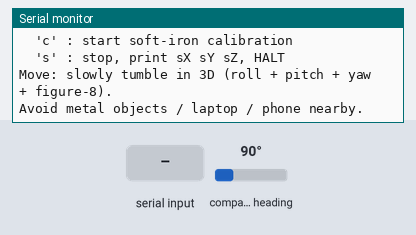
Recording of a sketch running on a simulated Arduino Nano 33 BLE. On the bench: the last lines printed to the serial monitor. The inputs (shaded band) are chosen by the test bench; at power-on: compass heading 90°.

Above: at 1.2 s.
1.3 s: "c" received over Serial
At 2.5 s:
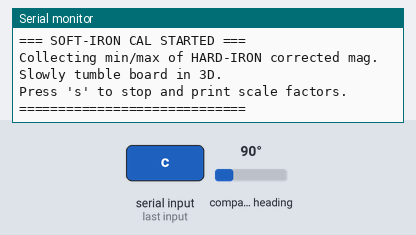
2.8 s: "s" received over Serial
At 3.8 s:
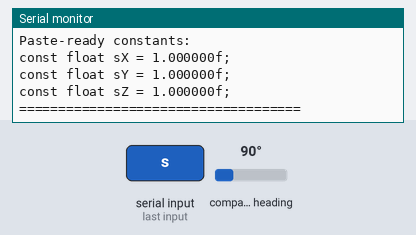

The sketch:

CalibratingMagSoftIron.ino
```cpp
#include <Arduino_LSM9DS1.h>

// ============================================================================
// SOFT-IRON (DIAGONAL) CALIBRATION ONLY
// ----------------------------------------------------------------------------
// Assumes you ALREADY have good hard-iron offsets (offX, offY, offZ).
// This sketch collects min/max of HARD-IRON CORRECTED magnetometer readings,
// then computes diagonal soft-iron scale factors (sX, sY, sZ).
//
// Correction model:
//   mx_hi = mx_raw - offX
//   my_hi = my_raw - offY
//   mz_hi = mz_raw - offZ
//
//   mx_final = mx_hi * sX
//   my_final = my_hi * sY
//   mz_final = mz_hi * sZ
//
// Commands (Serial Monitor @115200):
//   'c' : start soft-iron calibration (reset min/max)
//   's' : stop, print sX sY sZ, and HALT
//
// Movement:
//   Slow 3D tumble: roll + pitch + yaw + figure-8; cover all orientations.
// ============================================================================

// ---------------------------
// Paste your HARD-IRON offsets here (uT)
// (from your hard-iron calibration code)
// ---------------------------
const float offX = -27.203f;
const float offY =  62.756f;
const float offZ =  29.578f;

// ---------------------------
// Min/Max of HARD-IRON corrected values
// ---------------------------
float minX, minY, minZ;
float maxX, maxY, maxZ;

bool calibrating = false;

void resetMinMax() {
  minX = minY = minZ =  1e9f;
  maxX = maxY = maxZ = -1e9f;
}

// Read mag and apply ONLY hard-iron correction (offset subtraction)
bool readMagHardIronCorrected(float &mx, float &my, float &mz) {
  if (!IMU.magneticFieldAvailable()) return false;

  float x, y, z;
  IMU.readMagneticField(x, y, z); // raw in uT

  // Apply your known hard-iron offsets
  mx = x - offX;
  my = y - offY;
  mz = z - offZ;

  return true;
}

void computeSoftIronScales(float &sX, float &sY, float &sZ) {
  // Half-ranges of HARD-IRON corrected cloud
  float rX = 0.5f * (maxX - minX);
  float rY = 0.5f * (maxY - minY);
  float rZ = 0.5f * (maxZ - minZ);

  // Avoid divide-by-zero if calibration was too short
  const float eps = 1e-6f;
  if (rX < eps) rX = eps;
  if (rY < eps) rY = eps;
  if (rZ < eps) rZ = eps;

  // Target radius = average radius
  float rAvg = (rX + rY + rZ) / 3.0f;

  // Diagonal soft-iron scale factors
  sX = rAvg / rX;
  sY = rAvg / rY;
  sZ = rAvg / rZ;
}

void printSoftIronResults() {
  float sX, sY, sZ;
  computeSoftIronScales(sX, sY, sZ);

  Serial.println();
  Serial.println("====================================");
  Serial.println("=== SOFT-IRON CAL DONE (DIAGONAL) ===");
  Serial.println("====================================");

  Serial.println("NOTE: min/max are for HARD-IRON corrected mag (after offset subtraction).");
  Serial.print("min_HI (uT): "); Serial.print(minX, 3); Serial.print("\t");
                            Serial.print(minY, 3); Serial.print("\t");
                            Serial.println(minZ, 3);

  Serial.print("max_HI (uT): "); Serial.print(maxX, 3); Serial.print("\t");
                            Serial.print(maxY, 3); Serial.print("\t");
                            Serial.println(maxZ, 3);

  Serial.println();
  Serial.println("Soft-iron diagonal scale factors (unitless):");
  Serial.print("sX = "); Serial.println(sX, 6);
  Serial.print("sY = "); Serial.println(sY, 6);
  Serial.print("sZ = "); Serial.println(sZ, 6);

  Serial.println();
  Serial.println("Apply in your TRIAD / filter code like:");
  Serial.println("  mx = (mx_raw - offX) * sX;");
  Serial.println("  my = (my_raw - offY) * sY;");
  Serial.println("  mz = (mz_raw - offZ) * sZ;");

  Serial.println();
  Serial.println("Paste-ready constants:");
  Serial.print("const float sX = "); Serial.print(sX, 6); Serial.println("f;");
  Serial.print("const float sY = "); Serial.print(sY, 6); Serial.println("f;");
  Serial.print("const float sZ = "); Serial.print(sZ, 6); Serial.println("f;");

  Serial.println("====================================");
  Serial.println();
}

void setup() {
  Serial.begin(115200);
  while (!Serial) {}

  Serial.println("Soft-Iron (Diagonal) Calibration ONLY");

  if (!IMU.begin()) {
    Serial.println("Failed to initialize IMU!");
    while (1) {}
  }

  Serial.print("Magnetic field sample rate = ");
  Serial.print(IMU.magneticFieldSampleRate());
  Serial.println(" Hz");

  Serial.println();
  Serial.println("Commands:");
  Serial.println("  'c' : start soft-iron calibration");
  Serial.println("  's' : stop, print sX sY sZ, HALT");
  Serial.println();
  Serial.println("Move: slowly tumble in 3D (roll + pitch + yaw + figure-8).");
  Serial.println("Avoid metal objects / laptop / phone nearby.");
  Serial.println();

  resetMinMax();
}

void loop() {
  // ---- Handle commands ----
  while (Serial.available() > 0) {
    char ch = (char)Serial.read();

    if (ch == 'c' || ch == 'C') {
      calibrating = true;
      resetMinMax();
      Serial.println();
      Serial.println("=== SOFT-IRON CAL STARTED ===");
      Serial.println("Collecting min/max of HARD-IRON corrected mag.");
      Serial.println("Slowly tumble board in 3D.");
      Serial.println("Press 's' to stop and print scale factors.");
      Serial.println("=============================");
    }

    if (ch == 's' || ch == 'S') {
      if (calibrating) {
        calibrating = false;
        printSoftIronResults();

        // Halt so you can copy numbers
        while (1) { delay(1000); }
      } else {
        Serial.println("Not calibrating. Press 'c' first.");
      }
    }
  }

  // ---- Collect min/max while calibrating ----
  if (calibrating) {
    float mx, my, mz;
    if (readMagHardIronCorrected(mx, my, mz)) {
      if (mx < minX) minX = mx;
      if (my < minY) minY = my;
      if (mz < minZ) minZ = mz;

      if (mx > maxX) maxX = mx;
      if (my > maxY) maxY = my;
      if (mz > maxZ) maxZ = mz;
    }
  }
}
```

Measured:
- after the input at 1.3 s, the serial monitor: prints a new line at once (image 1)
- after the input at 2.8 s, the serial monitor: prints a new line at once (image 2)
